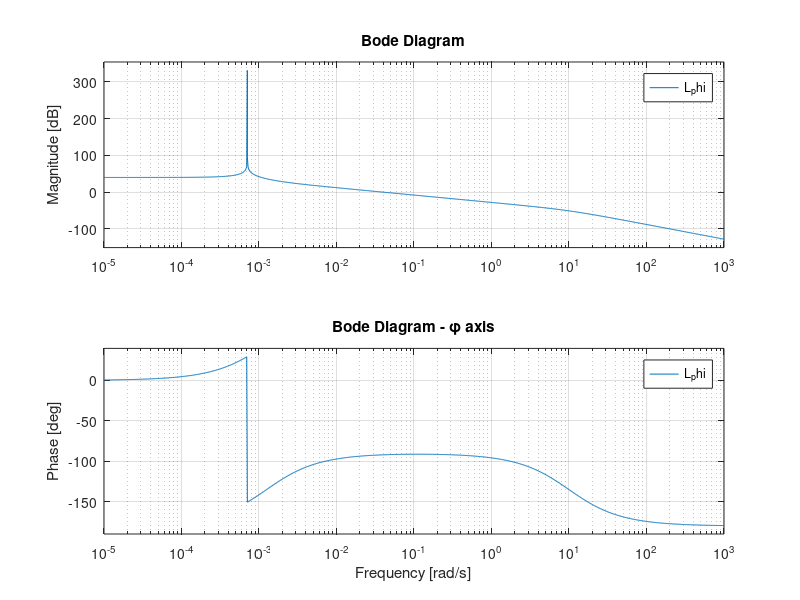
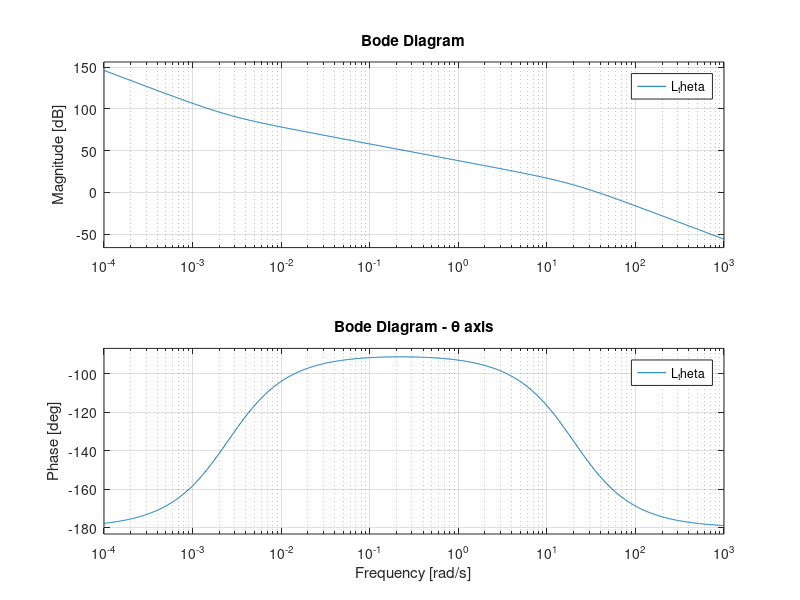
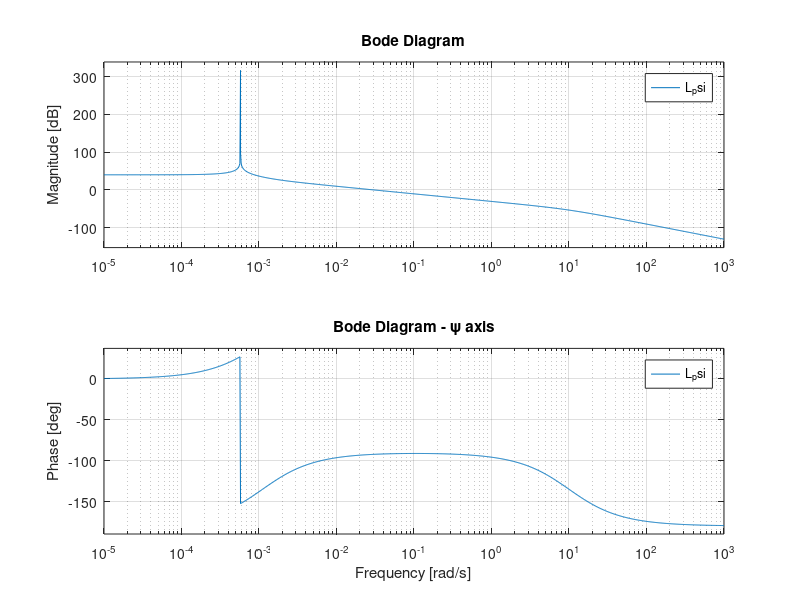
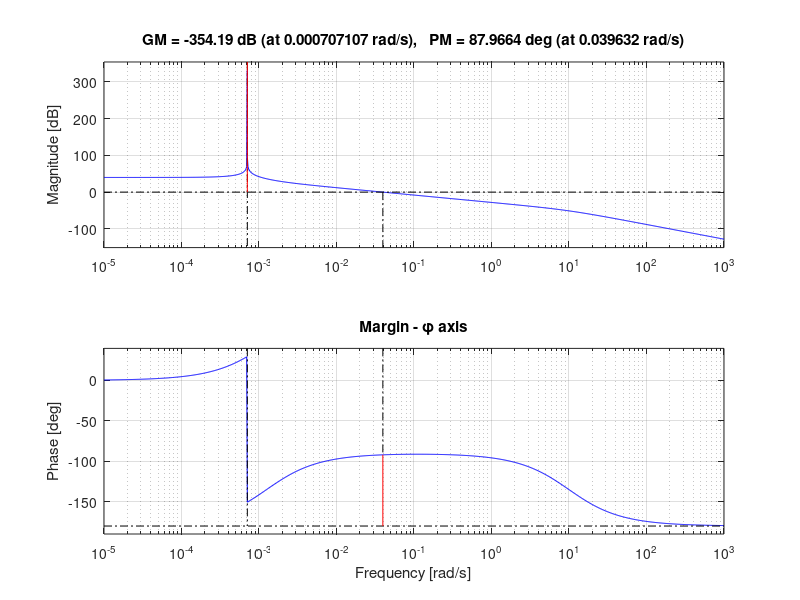

Write MATLAB code to recreate these figures, in order.
clear; close all; clc;

%  0) Satellite parameters

Ix = 0.0040;      
Iy = 0.0050;       
Iz = 0.0030;       

omega0 = 0.001;   

s = tf('s');


%  1) Transfer Functions del sistema (Eq. 3)

alpha_phi = 1/(omega0^2 * (Iz - Iy));
alpha_psi = 1/(omega0^2 * (Iy - Ix));

G_phi   = -alpha_phi * 1 / (1 - alpha_phi*Ix*s^2);
G_theta = 1 / (Iy * s^2);
G_psi   =  alpha_psi * 1 / (1 + alpha_psi*Iz*s^2);



%  2) Specifiche (Eq. 7)

tr_star = 60;                         
omega_AG_target = log(10) / tr_star;  

%  3) Calcolo guadagni statici (Eq. 6)

erp_star = 1e-2;

K_phi_min = (1/alpha_phi) * (1/erp_star - 1);
K_psi_min = (1/alpha_psi) * (1/erp_star - 1);


K_phi = abs(K_phi_min);
K_psi = abs(K_psi_min);


% Per theta K > 0 K << 1
K_theta = 1e-3;


%  4) Condizioni di stabilità

if K_phi <= 0
    warning("K_phi NON soddisfa le condizioni di stabilità!");
end
if K_theta <= 0
    warning("K_theta NON soddisfa le condizioni di stabilità!");
end
if K_psi <= 0
    warning("K_psi NON soddisfa le condizioni di stabilità!");
end


%  5) Definizione C(s)

T1_phi = 800;     T2_phi = 0.1;
T1_theta = 400;   T2_theta = 0.05;
T1_psi = 900;     T2_psi = 0.1;

C_phi   = K_phi   * (1 + T1_phi*s)   / (1 + T2_phi*s);
C_theta = K_theta * (1 + T1_theta*s) / (1 + T2_theta*s);
C_psi   = K_psi   * (1 + T1_psi*s)   / (1 + T2_psi*s);


%  6) Open-loop chat?????? 

L_phi   = C_phi   * G_phi;
L_theta = C_theta * G_theta;
L_psi   = C_psi   * G_psi;

W_phi   = feedback(L_phi, 1);
W_theta = feedback(L_theta, 1);
W_psi   = feedback(L_psi, 1);


%  7) Bode diagrams + margin
figure;
bode(L_phi); grid on; title('Bode Diagram - φ axis');

figure;
bode(L_theta); grid on; title('Bode Diagram - θ axis');

figure;
bode(L_psi); grid on; title('Bode Diagram - ψ axis');

figure;
margin(L_phi); grid on; title('Margin - φ axis');

figure;
margin(L_theta); grid on; title('Margin - θ axis');

figure;
margin(L_psi); grid on; title('Margin - ψ axis');


%  8) Step response
figure;
step(W_phi); grid on; title('Step Response - φ axis');

figure;
step(W_theta); grid on; title('Step Response - θ axis');

figure;
step(W_psi); grid on; title('Step Response - ψ axis');